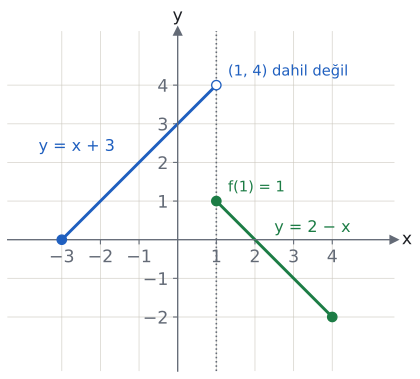

Generate this figure with Python:
import sys; sys.path.insert(0, "tools")
from cizim import *

# f: [−3, 4] → R; x + 3 (−3 ≤ x < 1), 2 − x (1 ≤ x ≤ 4).
# Sol parça (−3, 0) dolu → (1, 4) boş. Sağ parça (1, 1) dolu → (4, −2) dolu. Görüntü [−2, 4).
fig, ax = sekil(5.6, 4.6)
eksenler(ax, x=(-4.4, 5.6), y=(-3.4, 5.4))
ax.set_aspect("equal")
ax.set_xticks([-3, -2, -1, 1, 2, 3, 4]); ax.set_xticklabels(["−3", "−2", "−1", "1", "2", "3", "4"])
ax.set_yticks([-2, -1, 1, 2, 3, 4]); ax.set_yticklabels(["−2", "−1", "1", "2", "3", "4"])
ax.axvline(1, color=SOLUK, ls=":", lw=1.2)
ax.plot([-3, 1], [0, 4], color=MAVI)
ax.plot([1, 4], [1, -2], color=YESIL)
nokta(ax, -3, 0, renk=MAVI)
nokta(ax, 1, 4, renk=MAVI, dolu=False)
nokta(ax, 1, 1, renk=YESIL)
nokta(ax, 4, -2, renk=YESIL)
ax.text(-3.6, 2.3, "y = x + 3", color=MAVI, fontsize=12)
ax.text(2.5, 0.2, "y = 2 − x", color=YESIL, fontsize=12)
ax.text(1.3, 4.25, "(1, 4) dahil değil", color=MAVI, fontsize=11)
ax.text(1.3, 1.25, "f(1) = 1", color=YESIL, fontsize=11)
kaydet(fig, __file__)
